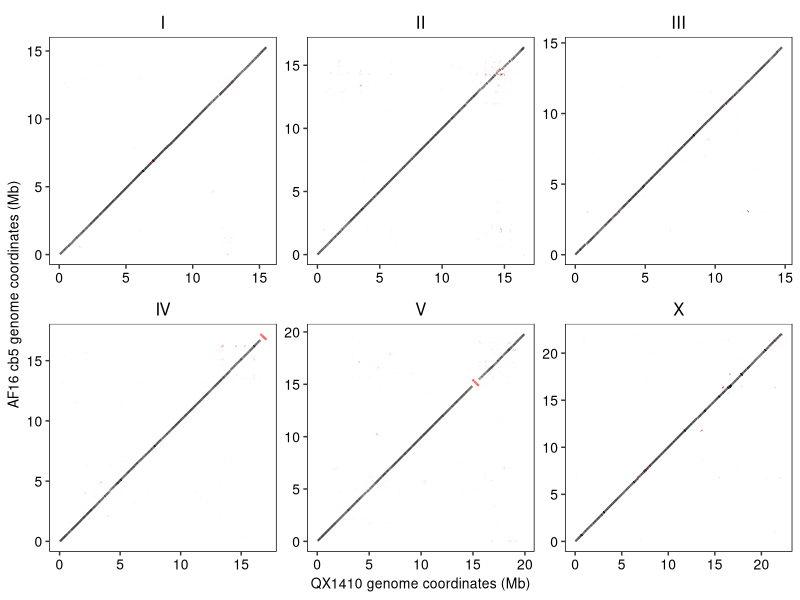

Source code (R):
library(ggplot2)
library(readr)
library(dplyr)
                  
# Chromosome ordering for plot
chrom_levels <- c("I","II","III","IV","V","X")

# Loading in nucmer alignment data of AF16 CB5 to QX1410
afcb_qx <- readr::read_tsv("../../processed_data/genome_genome_alignments/AF16cb5_QX1410.transformed.tsv", 
                         col_names = c("QXS","QXE","AFS","AFE","L1","L2","IDY","LENR","LENQ","QX1410","AF16cb")) %>%
  dplyr::mutate(class = ifelse(AFS > AFE, "INV", "NOINV")) %>%
  dplyr::filter(QX1410 == AF16cb)
  
# Plotting alignment dotplot faceted by each strains chromosomes to visualzie co-linearity
afcb_qx_main <- ggplot(afcb_qx) + 
  geom_segment(aes(x = QXS / 1e6, xend = QXE / 1e6, y = AFS / 1e6, yend = AFE / 1e6, color = class), linewidth = 0.75, alpha = 0.7) +
  scale_color_manual(values = c("INV" = "red", "NOINV" = "black")) +
  facet_wrap(~QX1410, scales = "free", ncol = 3) +
  scale_x_continuous(breaks = seq(0, 20, 5)) +
  scale_y_continuous(breaks = seq(0, 20, 5)) +
  labs(x = "QX1410 genome coordinates (Mb)", y = "AF16 cb5 genome coordinates (Mb)") +
  theme(
    panel.border = element_rect(color = 'black', fill = NA),
    legend.position = "none",
    strip.background = element_rect(fill = "white", colour = "white"),
    strip.text = element_text(size = 12, color = 'black'),
    panel.background = element_blank(),
    axis.text = element_text(size = 10, color = 'black'),
    axis.title = element_text(size = 10, color = 'black'))

# Saving plot
ggsave("../../figures/supplementary/AF16cb5_QX1410_dotplot.png", afcb_qx_main, width = 7, height = 5, dpi = 600)
